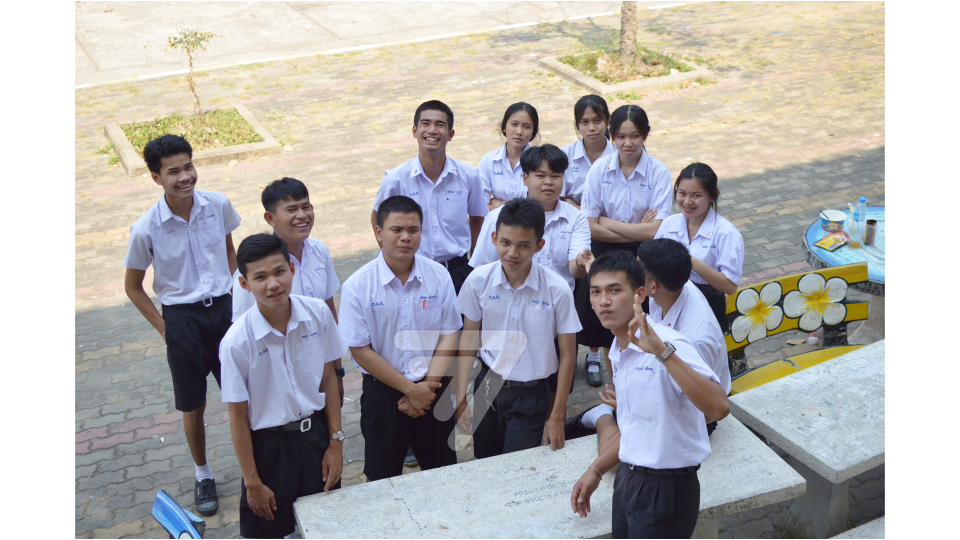
#> input picture OpenCV/tkinter/1.jpg, 1920 x 1080 px, found by its file name (shown at 1/2 size)
$ python threshhold.py
#> lines starting #> are read from the running program, lines starting #| are printed output that depends on the picture; after the words box and inside, x2 and y2 are one past the last pixel; in counts of white or black regions, pixels touching at a corner belong together
import cv2,matplotlib.pyplot as plt

def display():
    pass

cv2.namedWindow("threshold")
cv2.createTrackbar("value","threshold",128,255,display)
img = cv2.imread('tkinter/1.jpg',0)
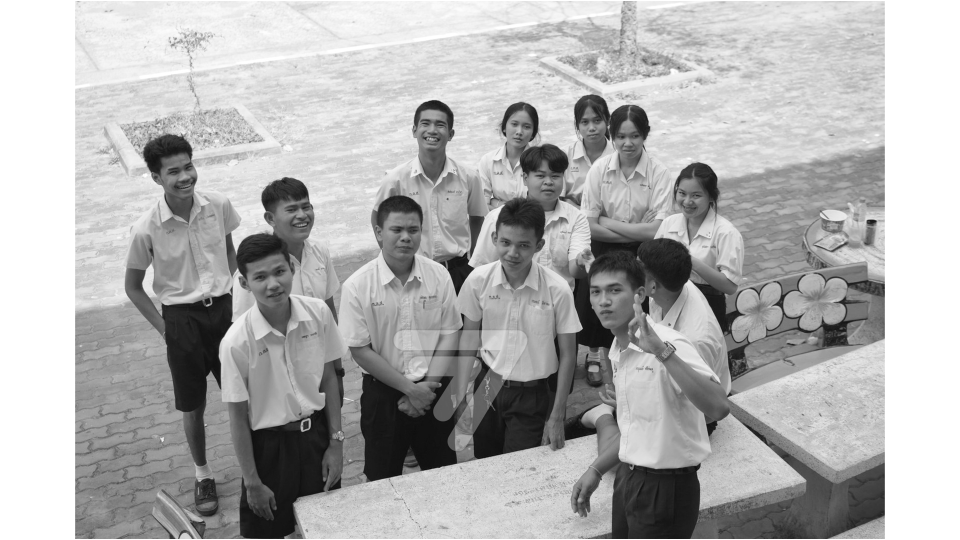
#> img: shape (1080, 1920) (shown at 1/2 size); min 1, max 255, mean 176.1
img = cv2.resize(img,(720,500))
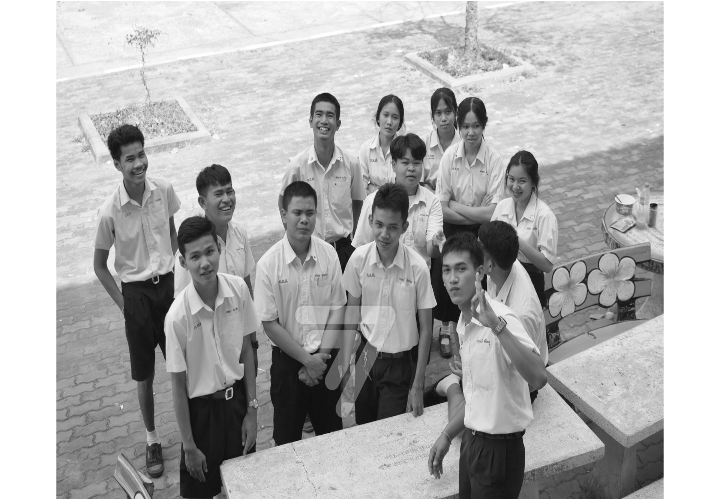
#> img: shape (500, 720); min 10, max 255, mean 175.9
while True:

    thresh_value = cv2.getTrackbarPos("value","threshold")
    thresh,result = cv2.threshold(img,thresh_value,255,cv2.THRESH_BINARY) #ดำเป็นขาว
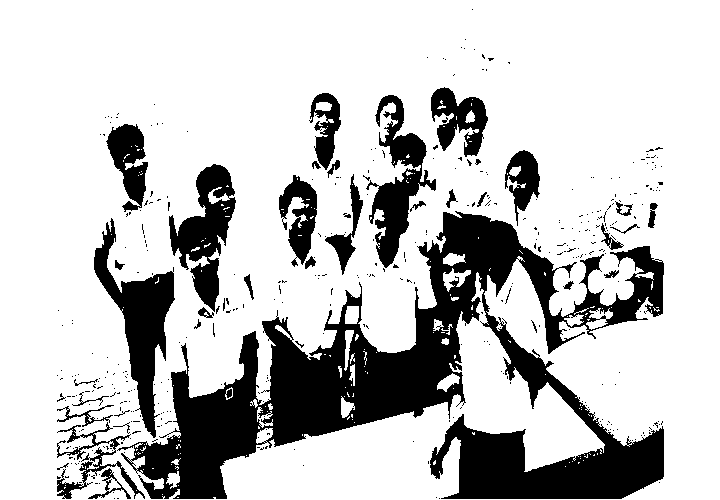
#> result: shape (500, 720); 77.5% white; 413 black regions (375 under 20 px), largest, box (x1, y1, x2, y2) and area: (117, 211, 664, 499) 52566, (94, 218, 175, 438) 5731, (169, 164, 236, 312) 4470
#> thresh = 128
    thresh,result = cv2.threshold(img,thresh_value,255,cv2.THRESH_BINARY_INV) #ขาวเป็นดำ

    if cv2.waitKey(1)& 0xFF == ord('e'):
#> (key e is pressed here)
        break
    cv2.imshow('threshold',result)

cv2.destroyAllWindows()
